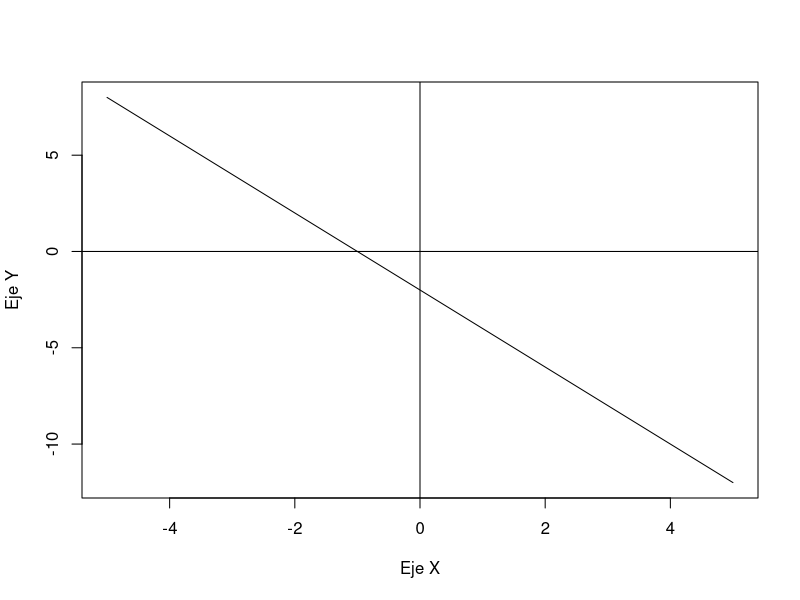
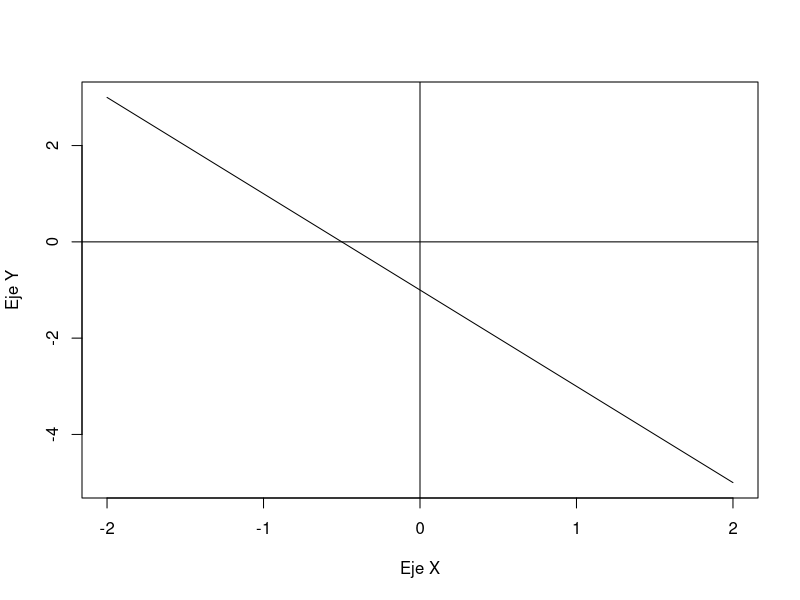
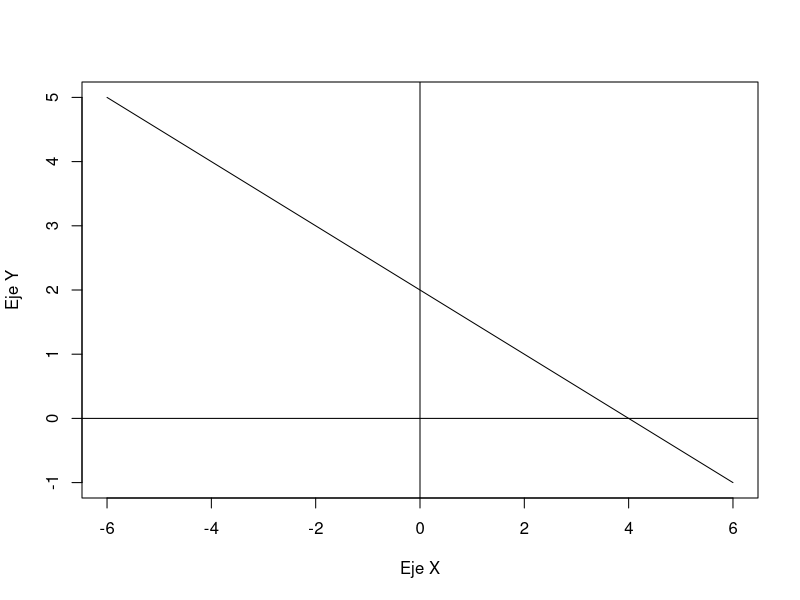
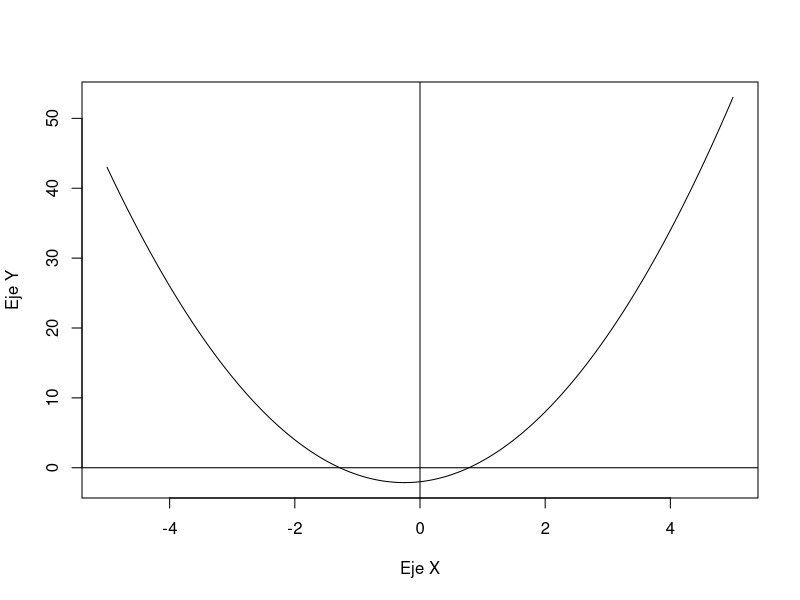
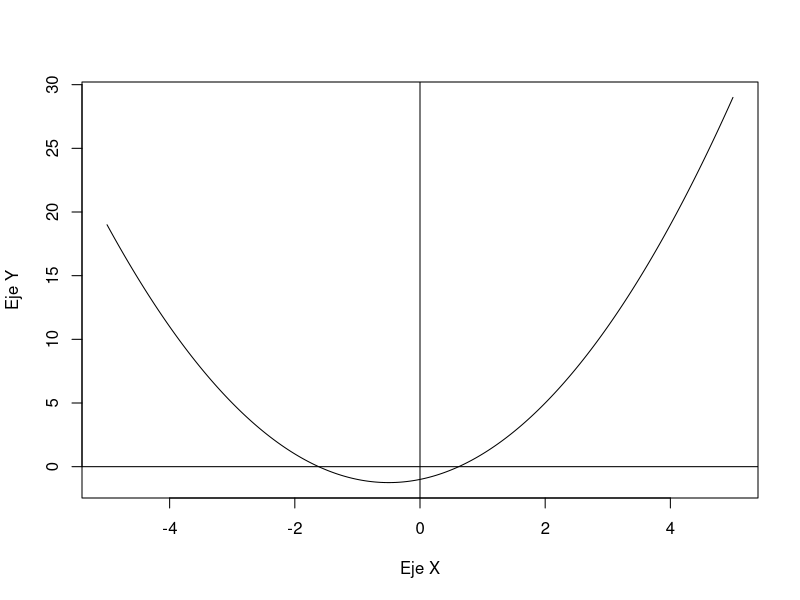
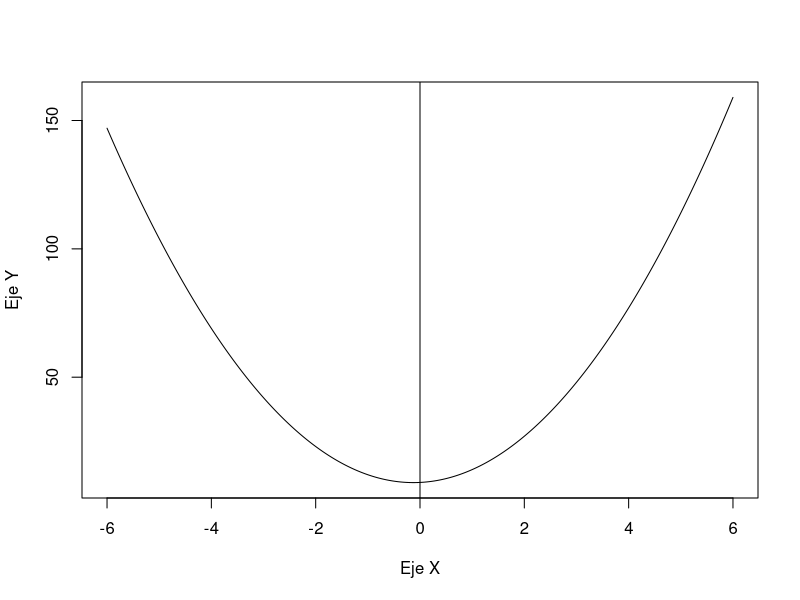
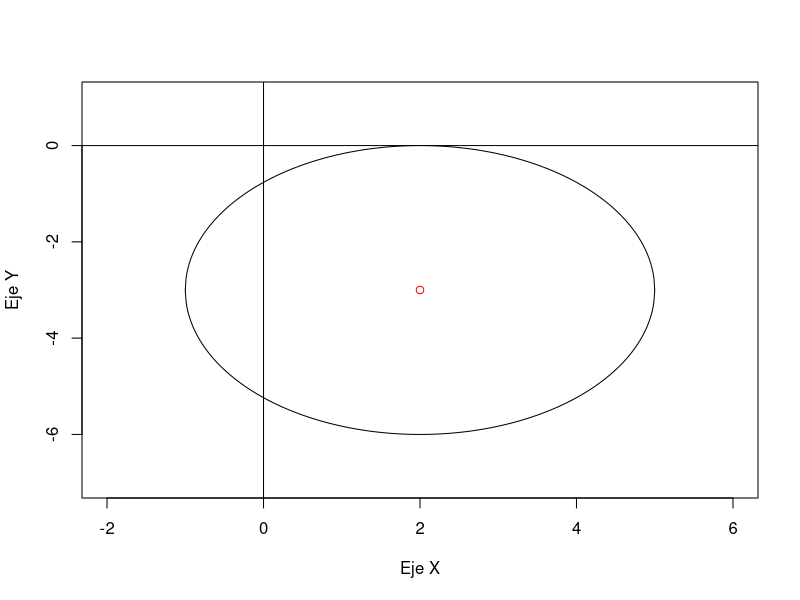
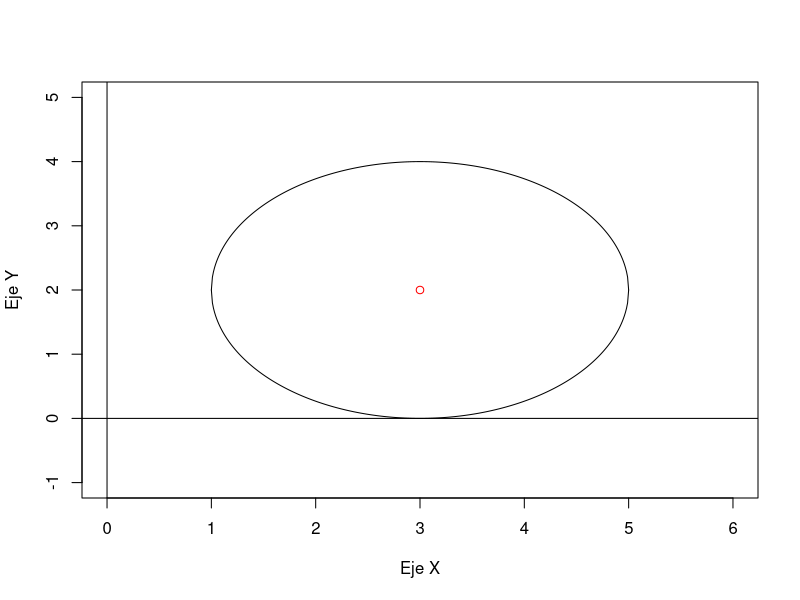

R code for these plots, in order:
#Linea recta
m <- -2 #pendiente
b <- -2 #interseccion

#funcion de la linea recta
f <- function(m, b, x){
  return(m * x + b)
}

x <- seq(-5, 5, 0.01)#vector de -5 a 5
y <- f(m, b, x) #evaluamos

plot(x, y, type = "l", xlab = "Eje X", ylab = "Eje Y") #graficamos
abline(h = 0, v = 0) #una linea horizontal que pasa por el 0 en las x y una linea vertical que pasa por el 0 en las y




#Ejemplo 1
m <- -2 
b <- -1 

f <- function(m, b, x){
  return(m * x + b)
}

x <- seq(-2, 2, 0.01)#vector de -2 a 2
y <- f(m, b, x) 

plot(x, y, type = "l", xlab = "Eje X", ylab = "Eje Y")
abline(h = 0, v = 0) 


#Ejemplo 2
m <- -1/2 
b <- 2 

f <- function(m, b, x){
  return(m * x + b)
}

x <- seq(-6, 6, 0.01)#vector de -6 a 6
y <- f(m, b, x) 

plot(x, y, type = "l", xlab = "Eje X", ylab = "Eje Y") 
abline(h = 0, v = 0)




#Parabola
g <- function(x){
  return(2*x^2 + x - 2)
}

x <- seq(-5, 5, 0.01)#vector de -5 a 5
y <- g(x)

plot(x, y, type = "l", xlab = "Eje X", ylab = "Eje Y") #graficamos
abline(h = 0, v = 0) #una linea horizontal que pasa por el 0 en las x y una linea vertical que pasa por el 0 en las y

#Ejemplo 1

g <- function(x){
  return(1*x^2 + x - 1)
}

x <- seq(-5, 5, 0.01)#vector de -5 a 5
y <- g(x)

plot(x, y, type = "l", xlab = "Eje X", ylab = "Eje Y") 
abline(h = 0, v = 0)


#Ejemplo 2

g <- function(x){
  return(4*x^2 +x + 9)
}

x <- seq(-6, 6, 0.01)#vector de -5 a 5
y <- g(x)

plot(x, y, type = "l", xlab = "Eje X", ylab = "Eje Y") 
abline(h = 0, v = 0)




#Circunferencia
circunferencia <- function(h, k, r){
  if (r >= 0){ # r tiene que ser positivo
    if (r == 0){ # si es r = 0, entonces es un punto
      plot(x = h, y = k, xlab = "Eje X", ylab = "Eje Y") # grafica del punto
    } else{
      x <- seq(h - r, h + r, 0.01) # ya que no podemos graficar en todo R^2
      ypositiva <- k + sqrt(r^2 - ((x - h)^2)) # parte positiva de la circunferencia
      ynegativa <- k - sqrt(r^2 - ((x - h)^2)) # parte negativa de la circunferencia
      # graficamos primero la parte positiva
      plot(x, ypositiva, type = "l", xlim = c(h - (r + 1), h + (r + 1)), ylim = c(k - (r + 1), k + (r + 1)),
           xlab = "Eje X", ylab = "Eje Y")
      lines(x, ynegativa, type = "l") # agregamos la parte negativa
      abline(h = 0, v = 0) # agregamos los ejes
      points(x = h, y = k, col = "red") # dibujamos el centro
    }
  } else{
    return(print("El radio no es positivo."))
  }
}

# ejecutamos la funcion
circunferencia(2, -3, 3)

#Ejemplo 1 

circunferencia1 <- function(h, k, r){
  if (r >= 0){ 
    if (r == 0){ 
      plot(x = h, y = k, xlab = "Eje X", ylab = "Eje Y") 
    } else{
      x <- seq(h - r, h + r, 0.01) 
      ypositiva <- k + sqrt(r^2 - ((x - h)^2)) 
      ynegativa <- k - sqrt(r^2 - ((x - h)^2)) 
      plot(x, ypositiva, type = "l", xlim = c(h - (r + 1), h + (r + 1)), ylim = c(k - (r + 1), k + (r + 1)),
           xlab = "Eje X", ylab = "Eje Y")
      lines(x, ynegativa, type = "l")
      abline(h = 0, v = 0) 
      points(x = h, y = k, col = "red") 
    }
  } else{
    return(print("El radio es positivo."))
  }
}


circunferencia(3, 2, 2)


#Ejemplo2
circunferencia2 <- function(h, k, r){
  if (r >= 0){ 
    if (r == 0){ 
      plot(x = h, y = k, xlab = "Eje X", ylab = "Eje Y") # grafica del punto
    } else{
      x <- seq(h - r, h + r, 0.01) 
      ypositiva <- k + sqrt(r^2 - ((x - h)^2))
      ynegativa <- k - sqrt(r^2 - ((x - h)^2))
      plot(x, ypositiva, type = "l", xlim = c(h - (r + 1), h + (r + 1)), ylim = c(k - (r + 1), k + (r + 1)),
           xlab = "Eje X", ylab = "Eje Y")
      lines(x, ynegativa, type = "l") 
      abline(h = 0, v = 0) 
      points(x = h, y = k, col = "red") 
    }
  } else{
    return(print("El radio no es positivo."))
  }
}


circunferencia(3, -2, 3)



#Elipse
elipse <- function(h, k, a, b, horizontal){
  if (a > b){ # a tiene que ser mayor que b
    c <- sqrt(a^2 - b^2) # calculamos c
    if (horizontal){ # si es una elipse horizontal
      x <- seq(h - a, h + a, 0.01) #definimos el dominio
      ypositiva <- k + sqrt((b^2 - (b^2/a^2) * ((x - h)^2))) # parte positiva
      ynegativa <- k - sqrt((b^2 - (b^2/a^2) * ((x - h)^2))) # parte negativa
      # graficamos primero la parte positiva
      plot(x, ypositiva, type = "l", xlim = c(h - (a + 1), h + (a + 1)), ylim = c(k - (b + 1), k + (b + 1)),
           xlab = "Eje X", ylab = "Eje Y")
      lines(x, ynegativa, type = "l") # agregamos la parte negativa
      abline(h = 0, v = 0) # ejes coordenados
      points(x = c(h - c, h + c), y = c(k, k), col = "red") # focos
    } else{
      x <- seq(h - b, h + b, 0.01)
      ypositiva <- k + sqrt((a^2 - (a^2/b^2) * ((x - h)^2)))
      ynegativa <- k - sqrt((a^2 - (a^2/b^2) * ((x - h)^2)))
      plot(x, ypositiva, type = "l", xlim = c(h - (b + 1), h + (b + 1)), ylim = c(k - (a + 1), k + (a + 1)),
           xlab = "Eje X", ylab = "Eje Y")
      lines(x, ynegativa, type = "l")
      abline(h = 0, v = 0)
      points(x = c(h, h), y = c(k - c, k + c), col = "red")
    }
  } else {
    return(print("No cumple las condiciones para ser una elipse. (a no es mayor que b)"))
  }
}

elipse(1, 2, 16, 9, TRUE)


#Ejemplo 1

elipse1 <- function(h, k, a, b, horizontal){
  if (a > b){ 
    c <- sqrt(a^2 - b^2) 
    if (horizontal){
      x <- seq(h - a, h + a, 0.01) 
      ypositiva <- k + sqrt((b^2 - (b^2/a^2) * ((x - h)^2))) 
      ynegativa <- k - sqrt((b^2 - (b^2/a^2) * ((x - h)^2))) 
      plot(x, ypositiva, type = "l", xlim = c(h - (a + 1), h + (a + 1)), ylim = c(k - (b + 1), k + (b + 1)),
           xlab = "Eje X", ylab = "Eje Y")
      lines(x, ynegativa, type = "l") 
      abline(h = 0, v = 0) 
      points(x = c(h - c, h + c), y = c(k, k), col = "red") 
    } else{
      x <- seq(h - b, h + b, 0.01)
      ypositiva <- k + sqrt((a^2 - (a^2/b^2) * ((x - h)^2)))
      ynegativa <- k - sqrt((a^2 - (a^2/b^2) * ((x - h)^2)))
      plot(x, ypositiva, type = "l", xlim = c(h - (b + 1), h + (b + 1)), ylim = c(k - (a + 1), k + (a + 1)),
           xlab = "Eje X", ylab = "Eje Y")
      lines(x, ynegativa, type = "l")
      abline(h = 0, v = 0)
      points(x = c(h, h), y = c(k - c, k + c), col = "red")
    }
  } else {
    return(print("No cumple las condiciones para ser una elipse. (a no es mayor que b)"))
  }
}

elipse(1, 4, 32, 18, TRUE)


#Ejemplo 2

elipse2 <- function(h, k, a, b, horizontal){
  if (a > b){ 
    c <- sqrt(a^2 - b^2) 
    if (horizontal){ 
      x <- seq(h - a, h + a, 0.01) 
      ypositiva <- k + sqrt((b^2 - (b^2/a^2) * ((x - h)^2)))
      ynegativa <- k - sqrt((b^2 - (b^2/a^2) * ((x - h)^2))) 
      plot(x, ypositiva, type = "l", xlim = c(h - (a + 1), h + (a + 1)), ylim = c(k - (b + 1), k + (b + 1)),
           xlab = "Eje X", ylab = "Eje Y")
      lines(x, ynegativa, type = "l") 
      abline(h = 0, v = 0) 
      points(x = c(h - c, h + c), y = c(k, k), col = "red") 
    } else{
      x <- seq(h - b, h + b, 0.01)
      ypositiva <- k + sqrt((a^2 - (a^2/b^2) * ((x - h)^2)))
      ynegativa <- k - sqrt((a^2 - (a^2/b^2) * ((x - h)^2)))
      plot(x, ypositiva, type = "l", xlim = c(h - (b + 1), h + (b + 1)), ylim = c(k - (a + 1), k + (a + 1)),
           xlab = "Eje X", ylab = "Eje Y")
      lines(x, ynegativa, type = "l")
      abline(h = 0, v = 0)
      points(x = c(h, h), y = c(k - c, k + c), col = "red")
    }
  } else {
    return(print("No cumple las condiciones para ser una elipse. (a no es mayor que b)"))
  }
}

elipse(1, 2, 16, -9, TRUE)


#Hiperbola
hiperbola <- function(h, k, a, b, horizontal){
  c <- sqrt(a^2 + b^2) # calculamos c
  if (horizontal){ # hiperbola sobre el eje x
    xizq <- seq(h - (a + 3), h - a, 0.01) # dominio izquierdo
    xder <- seq(h + a, h + (a + 3), 0.01) # dominio derecho
    yizqpositiva <- k + sqrt((b^2/a^2)*((xizq - h)^2) - b^2) # parte positiva del dominio izquierdo
    yderpositiva <- k + sqrt((b^2/a^2)*((xder - h)^2) - b^2)
    yizqnegativa <- k - sqrt((b^2/a^2)*((xizq - h)^2) - b^2) # parte negativa del dominio izquierdo
    ydernegativa <- k - sqrt((b^2/a^2)*((xder - h)^2) - b^2)
     # greficamos la parte positiva del dominio izquierdo
    plot(xizq, yizqpositiva, type = "l", xlim = c(h - (a + 4), h + (a + 4)), ylim = c(k - (b + 4), k + (b + 4)),
         xlab = "Eje X", ylab = "Eje Y")
    
    lines(xizq, yizqnegativa, type = "l") # agregamos parte negativa del dominio izquierdo
    lines(xder, ydernegativa, type = "l")
    lines(xder, yderpositiva, type = "l")
    lines(xizq, yizqpositiva, type = "l")
    
    abline(h = 0, v = 0) # ejes coordenados
    points(x = c(h - (a + c)), y = c(k), col = "red") # focos
  } else{ # hiperbola sobre el eje y
    yizq <- seq(k - (a + 3), k - a, 0.01) # rango inferior
    yder <- seq(k + a, k + (a + 3), 0.01) # rango superior
    xizqpositiva <- h + sqrt((b^2/a^2)*((yizq - k)^2) - b^2) # parte positiva del rango inferior
    xizqnegativa <- h - sqrt((b^2/a^2)*((yizq - k)^2) - b^2) # parte negativa del rango superior
    # graficamos
    plot(xizqpositiva, yizq, type = "l", xlim = c(h - (b + 4), h + (b + 4)), ylim = c(k - (a + 4), k + (a + 4)),
         xlab = "Eje X", ylab = "Eje Y")
    lines(xizqnegativa, yizq, type = "l")
    abline(h = 0, v = 0)
    points(x = c(h), y = c(k - (a + c)), col = "red") # focos
  }
}

hiperbola(1, 2, 2, 3, TRUE)


hiperbola2 <- function (h, k, a, b, horizontal ){
  c <- sqrt (a^2 + b^2) #calculamos c
  if( horizontal ){ #hiperbola sobre el eje x
    xizq <- seq(h - (a + 3) , h - a, 0.01) #dominio izquierdo
    xder <- seq(h + a, h + (a + 3) , 0.01) #dominio derecho
    yizqpositiva <- k + sqrt((b^2/a^2) *(( xizq - h) ^2) - b^2) #parte positiva del dominio izquierdo
    yderpositiva <- k + sqrt((b^2/a^2) *(( xder - h) ^2) - b^2)
    yizqnegativa <- k - sqrt((b^2/a^2) *(( xizq - h) ^2) - b^2) #parte negativa del dominio izquierdo
    ydernegativa <- k - sqrt((b^2/a^2) *(( xder - h) ^2) - b^2)
    #graficamos la parte positiva del dominio izquierdo
    
    plot(xizq , yizqpositiva , type = "l", xlim = c(h - (a + 4) , h + (a + 4)), ylim = c(k - (b + 4) , k + (b + 4)),
         xlab = "Eje X", ylab = "Eje Y")
    #plot(xder , yderpositiva , type = "l",xlim = c(h - (a + 4) , h + (a + 4)), ylim = c(k - (b + 4) , k + (b + 4)))
    
    lines(xizq , yizqnegativa , type = "l") #agregamos parte negativa del dominio izquierdo
    lines(xder , ydernegativa , type = "l")
    lines(xder , yderpositiva , type = "l")
    lines(xizq , yizqpositiva , type = "l")
    abline(h = 0, v = 0) #ejes coordenados
  } else { #hiperbola sobre el eje y
    yizq <- seq(k - (a + 3) , k - a, 0.01) #rango inferior
    yder <- seq(k + a, k + (a + 3) , 0.01) #rango superior
    xizqpositiva <- h + sqrt((b^2/a^2) *(( yizq - k) ^2) - b^2) #parte positiva del rango inferior
    Xderpositiva <- h + sqrt((b^2/a^2) *(( yder - k) ^2) - b^2) 
    xizqnegativa <- h - sqrt((b^2/a^2) *(( yizq - k) ^2) - b^2) #parte negativa del rango superior
    Xdernegativa <- h - sqrt((b^2/a^2) *(( yder - k) ^2) - b^2)
    # graficamos
    
    plot( xizqpositiva , yizq , type = "l", xlim = c(h - (b + 4) , h + (b + 4)), ylim = c(k - (a + 4) , k + (a + 4)),
          ylab = "Eje Y", xlab = "Eje X")
    
    lines( xizqnegativa , yizq , type = "l")
    lines( Xdernegativa , yder , type = "l")
    lines( xizqpositiva , yizq , type = "l")
    lines( Xderpositiva , yder , type = "l")
    abline(h = 0, v = 0)
  }
}

hiperbola2 (5, -5, 4, 3, F)


hiperbola3 <- function (h, k, a, b, horizontal ){
  c <- sqrt (a^2 + b^2) #calculamos c
  if( horizontal ){ #hiperbola sobre el eje x
    xizq <- seq(h - (a + 3) , h - a, 0.01) #dominio izquierdo
    xder <- seq(h + a, h + (a + 3) , 0.01) #dominio derecho
    yizqpositiva <- k + sqrt((b^2/a^2) *(( xizq - h) ^2) - b^2) #parte positiva del dominio izquierdo
    yderpositiva <- k + sqrt((b^2/a^2) *(( xder - h) ^2) - b^2)
    yizqnegativa <- k - sqrt((b^2/a^2) *(( xizq - h) ^2) - b^2) #parte negativa del dominio izquierdo
    ydernegativa <- k - sqrt((b^2/a^2) *(( xder - h) ^2) - b^2)
    #graficamos la parte positiva del dominio izquierdo
    
    plot(xizq , yizqpositiva , type = "l", xlim = c(h - (a + 4) , h + (a + 4)), ylim = c(k - (b + 4) , k + (b + 4)),
         xlab = "Eje X", ylab = "Eje Y")
    
    lines(xizq , yizqnegativa , type = "l") #agregamos parte negativa del dominio izquierdo
    lines(xder , ydernegativa , type = "l")
    lines(xder , yderpositiva , type = "l")
    lines(xizq , yizqpositiva , type = "l")
    abline(h = 0, v = 0) #ejes coordenados
  } else { #hiperbola sobre el eje y
    yizq <- seq(k - (a + 3) , k - a, 0.01) #rango inferior
    yder <- seq(k + a, k + (a + 3) , 0.01) #rango superior
    xizqpositiva <- h + sqrt((b^2/a^2) *(( yizq - k) ^2) - b^2) #parte positiva del rango inferior
    Xderpositiva <- h + sqrt((b^2/a^2) *(( yder - k) ^2) - b^2) 
    xizqnegativa <- h - sqrt((b^2/a^2) *(( yizq - k) ^2) - b^2) #parte negativa del rango superior
    Xdernegativa <- h - sqrt((b^2/a^2) *(( yder - k) ^2) - b^2)
    # graficamos
    
    plot( xizqpositiva , yizq , type = "l", xlim = c(h - (b + 4) , h + (b + 4)), ylim = c(k - (a + 4) , k + (a + 4)),
          ylab = "Eje Y", xlab = "Eje X")
    
    lines( xizqnegativa , yizq , type = "l")
    lines( Xdernegativa , yder , type = "l")
    lines( xizqpositiva , yizq , type = "l")
    lines( Xderpositiva , yder , type = "l")
    abline(h = 0, v = 0)
  }
}

hiperbola3 (2, 2, 3, 1, TRUE)

